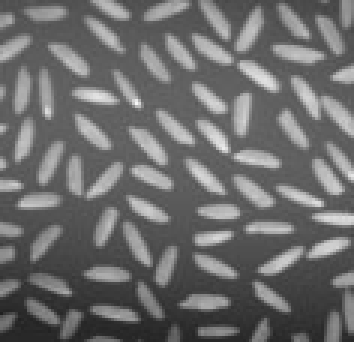
#> input picture 唐麒_21120299_W1/Segmentation_data/Test_Img_1.jpg, 118 x 114 px, found by its file name (shown 3 times larger); its folder holds only this picture in this run
$ python main.py
#> lines starting #> are read from the running program, lines starting #| are printed output that depends on the picture; after the words box and inside, x2 and y2 are one past the last pixel; in counts of white or black regions, pixels touching at a corner belong together
# coding: utf-8
# Author：QiTang
# Date ：25/09/2022

import os
import cv2
import math
import numpy as np
import matplotlib.pyplot as plt


# 判断是否为图片文件
def is_image_file(filename):
    return any(filename.endswith(extension) for extension in [".png", ".jpg", ".jpeg"])


# 加载图片
def load_image(path):
    if is_image_file(path):
        return cv2.imread(path)
    else:
        print("Image file format error.")


# 绘制灰度直方图并去噪
def show_gray_level_histogram(image, bins=256, smooth_win=64):
    n, bins, patches = plt.hist(image.flatten(), bins=bins, density=True)
    plt.title("Gray Level Histogram of Origin Image")
    plt.show()

    bins_center = []
    for index in range(len(bins) - 1):
        bins_center.append((bins[index] + bins[index + 1]) / 2)

    smooth_result = oned_gaussian_filter(n / np.sum(n), smooth_win)

    plt.plot(smooth_result)
    plt.title("Smoothed Hist")
    plt.show()
    return smooth_result, np.array(bins_center)


# 一维高斯滤波
def oned_gaussian_filter(sequence, win_size):
    sigma = 128
    r = range(-int(win_size / 2), int(win_size / 2) + 1)
    gauss = [1 / (sigma * math.sqrt(2 * math.pi)) * math.exp(-float(x) ** 2 / (2 * sigma ** 2)) for x in r]
    return np.convolve(sequence, gauss, 'same')


# 对图像进行二值化处理
def segmentation_by_thresholding(image, thresholding):
    thresholding_image = image.copy()
    thresholding_image[image > thresholding] = 255
    thresholding_image[image <= thresholding] = 0
    return thresholding_image


# 定义高斯模型
def gaussian(x, mu, theta):
    theta = theta + np.array(1e-10)  # 避免 0 做除数
    return (1 / ((2 * np.pi) ** 0.5 * theta)) * np.exp(-(x - mu) ** 2 / (2 * theta ** 2))


# 根据阈值预测混合高斯分布
def mixture_gaussian(thresholding, n, bins_center, smooth_win):
    if thresholding > np.max(bins_center) or thresholding < 0:
        print("Invalid Value of Thresholding:", thresholding)
        return
    bins_of_fo = bins_center[bins_center <= thresholding]
    po = n[bins_center <= thresholding] / np.sum(n[bins_center <= thresholding])
    mu_of_fo = np.sum(bins_of_fo * po)
    theta_of_fo = np.mean((bins_of_fo - mu_of_fo) ** 2 * po)

    bins_of_fg = bins_center[bins_center > thresholding]
    pg = n[bins_center > thresholding] / np.sum(n[bins_center > thresholding])
    mu_of_fg = np.sum(bins_of_fg * pg)
    theta_of_fg = np.mean((bins_of_fg - mu_of_fg) ** 2 * pg)

    po_t = np.sum(n[bins_center <= thresholding])
    pb_t = 1 - po_t

    predicted_model = []
    for bin_center in bins_center:
        predicted_model.append(po_t * gaussian(bin_center, mu_of_fo, theta_of_fo)
                               + pb_t * gaussian(bin_center, mu_of_fg, theta_of_fg))
    return oned_gaussian_filter(predicted_model, smooth_win)


# 计算散度
def calculate_divergence(true_distribution, fit_distribution):
    eps = np.array(1e-10)  # 避免 0 做除数
    fit_distribution = fit_distribution + eps
    return np.mean(true_distribution * np.log(true_distribution / fit_distribution + eps))  # 避免 log(0)


# 循环获得使散度最小的阈值
def get_auto_threshold(n, bins_center, smooth_win):
    divergences = []
    mixture_gaussians = []
    # for potential_thresholding in range(0, math.ceil(np.max(bin_center))):
    for potential_thresholding in range(50, 200):
        predicted_model = mixture_gaussian(potential_thresholding, n, bins_center, smooth_win)
        # if len(predicted_model) == 0:
        #     continue
        mixture_gaussians.append(predicted_model)
        divergences.append(calculate_divergence(n, predicted_model))
    # print(divergences)
    plt.plot(divergences)
    plt.title("Curve of Thresholding-Divergence")
    plt.show()
    plt.bar(bins_center, mixture_gaussians[int(np.argmin(divergences))])
    plt.title("Distribution under Auto-Thresholding")
    plt.show()
    return np.argmin(divergences) + 50


# 绘制原始图像及随机阈值的分割结果
def show_segmentation_result_by_random_thresholding(image):
    ax0 = plt.subplot(2, 2, 1)
    ax0.set_title("origin_image")
    plt.axis("off")
    plt.imshow(image, cmap='gray')

    ax1 = plt.subplot(2, 2, 2)
    ax1.set_title("thresholding=125")
    plt.axis("off")
    plt.imshow(segmentation_by_thresholding(image, 125), cmap='gray')

    ax2 = plt.subplot(2, 2, 3)
    ax2.set_title("thresholding=99")
    plt.axis("off")
    plt.imshow(segmentation_by_thresholding(image, 99), cmap='gray')

    ax3 = plt.subplot(2, 2, 4)
    ax3.set_title("thresholding=156")
    plt.axis("off")
    plt.imshow(segmentation_by_thresholding(image, 156), cmap='gray')

    plt.show()


# 绘制自适应阈值的分割结果
def show_segmentation_result_by_auto_thresholding(image, thresholding):
    image = segmentation_by_thresholding(image, thresholding)
    plt.imshow(image, cmap='gray')
    plt.show()


def main():
    image_dir = "./Segmentation_data/"
    for directory, subdirectory, filenames in os.walk(image_dir):
        for image_name in filenames:
            image = load_image(image_dir + image_name)
#> in load_image, returned value is the input picture: shape (114, 118, 3); min 32, max 247, mean 108.6
            show_segmentation_result_by_random_thresholding(image)
#> in segmentation_by_thresholding, `thresholding_image[image <= thresholding] = 0`:
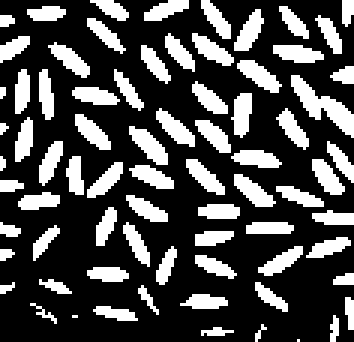
#> thresholding_image: shape (114, 118, 3) (shown 3 times larger); 29.1% white; 75 white regions (10 under 20 px), largest, box (x1, y1, x2, y2) and area: (97, 25, 118, 46) 159, (43, 42, 56, 55) 84, (79, 20, 94, 31) 81
#> in segmentation_by_thresholding (call 2), `thresholding_image[image <= thresholding] = 0`: thresholding_image: shape (114, 118, 3); 42.6% white; 106 white regions (53 under 20 px), largest, box (x1, y1, x2, y2) and area: (23, 22, 95, 64) 1125, (63, 2, 118, 47) 516, (0, 21, 19, 41) 214
#> call 3 of segmentation_by_thresholding, with thresholding = 156
#> in segmentation_by_thresholding (call 3), `thresholding_image[image > thresholding] = 255`:
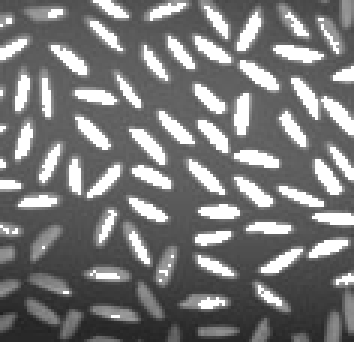
#> thresholding_image: shape (114, 118, 3) (shown 3 times larger); 17.39% of pixels changed, all inside (x1, y1, x2, y2) = (0, 0, 118, 106)
#> in segmentation_by_thresholding (call 3), `thresholding_image[image <= thresholding] = 0`:
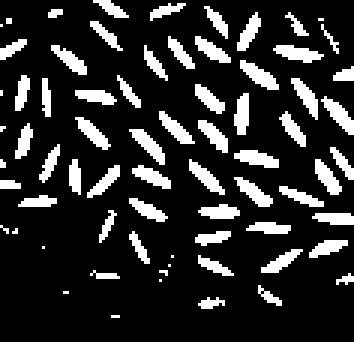
#> thresholding_image: shape (114, 118, 3) (shown 3 times larger); 17.4% white; 71 white regions (20 under 20 px), largest, box (x1, y1, x2, y2) and area: (80, 20, 93, 30) 61, (91, 15, 108, 21) 60, (107, 32, 118, 45) 60
            n, bins = show_gray_level_histogram(image, 256, 96)
#> in show_gray_level_histogram, `n, bins, patches = plt.hist(image.flatten(), bins=bins, density=True)`: n = 256 values, max 0.035 at index 76, min 0 at index 1, mean 0.00465; bins = 257 values from 32 to 247; patches = 256 items
#> in show_gray_level_histogram, `plt.show()`:
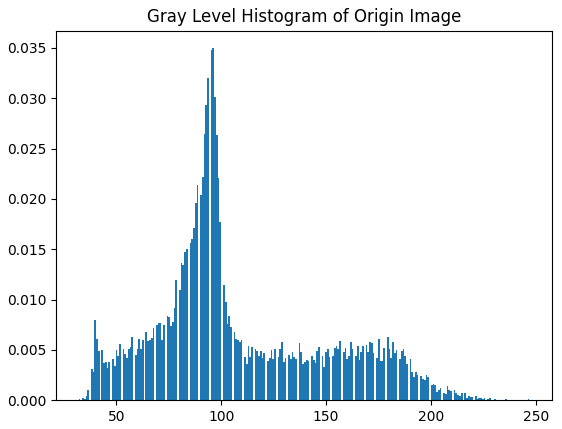
#> figure drawn by matplotlib, 1 panel; tallest bar 0.035 high, from x = 95.83 to 96.67
#> after the loop in show_gray_level_histogram, `for index in range(len(bins) - 1):`: bins_center = 256 values from 32.42 to 246.6
#> in show_gray_level_histogram, `smooth_result = oned_gaussian_filter(n / np.sum(n), smooth_win)`: smooth_result = 256 values, max 0.00211 at index 69, min 2.94e-05 at index 255, mean 0.00112
#> in show_gray_level_histogram, `plt.show()`:
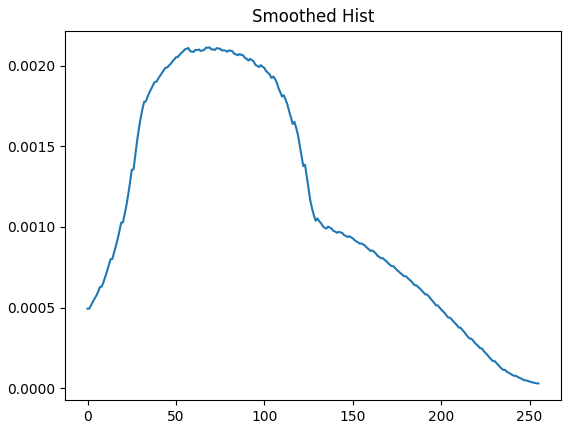
#> figure drawn by matplotlib, 1 panel; curve peaks at x = 69, y = 0.00211
#> n has the same summary as smooth_result in show_gray_level_histogram; bins = 256 values from 32.42 to 246.6
            thresholding = get_auto_threshold(n, bins, 96)
#> the loop in get_auto_threshold, `for potential_thresholding in range(50, 200):` made 150 passes
#> (mu_of_fo in mixture_gaussian, theta_of_fo in mixture_gaussian, mu_of_fg in mixture_gaussian, theta_of_fg in mixture_gaussian, po_t in mixture_gaussian, pb_t in mixture_gaussian) on passes 1 to 2: (42.01, 1.2, 115.1, 7.76, 0.0151, 0.985), (43.09, 1.3, 115.7, 7.74, 0.0173, 0.983)
#> in get_auto_threshold, `plt.show()`:
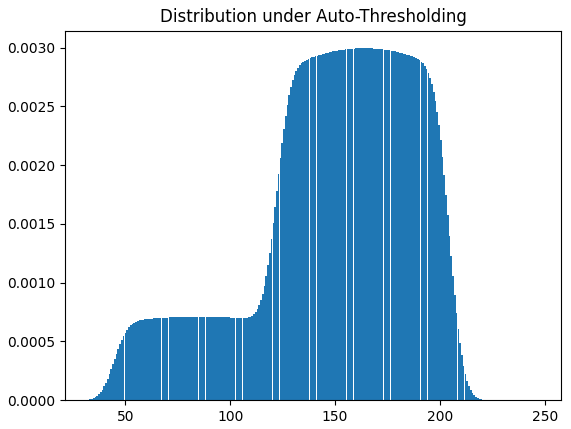
#> figure drawn by matplotlib, 1 panel; tallest bar 0.003 high, from x = 163 to 163.8
            if thresholding != -1:
                show_segmentation_result_by_auto_thresholding(image, thresholding)
#> call 4 of segmentation_by_thresholding, with thresholding = 126
#> in segmentation_by_thresholding (call 4), `thresholding_image[image <= thresholding] = 0`:
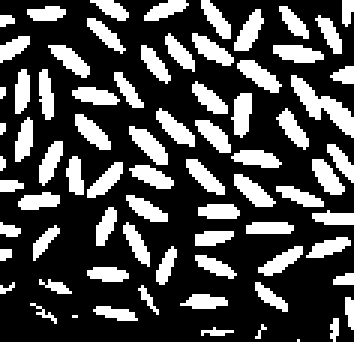
#> thresholding_image: shape (114, 118, 3) (shown 3 times larger); 28.7% white; 75 white regions (12 under 20 px), largest, box (x1, y1, x2, y2) and area: (97, 25, 118, 46) 154, (43, 42, 56, 55) 83, (79, 20, 94, 31) 80
            print(image_name, "Auto-Thresholding:", thresholding)
#| Test_Img_1.jpg Auto-Thresholding: 126


if __name__ == "__main__":
    main()

$ run again, on 唐麒_21120299_W1/Segmentation_data/Test_Img_2.jpg
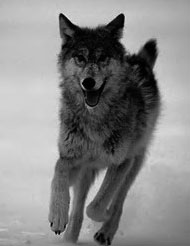
#> input picture 唐麒_21120299_W1/Segmentation_data/Test_Img_2.jpg, 190 x 246 px, found by its file name
#> in load_image, returned value is the input picture: shape (246, 190, 3); min 0, max 227, mean 135.8
#> in show_gray_level_histogram, `n, bins, patches = plt.hist(image.flatten(), bins=bins, density=True)`: n = 256 values, max 0.0274 at index 236, min 0 at index 8, mean 0.00441; bins = 257 values from 0 to 227; patches = 256 items
#> after the loop in show_gray_level_histogram, `for index in range(len(bins) - 1):`: bins_center = 256 values from 0.443 to 226.6
#> smooth_result = 256 values, max 0.00184 at index 193, min 0.000417 at index 0, mean 0.00104
#> in show_gray_level_histogram, `plt.show()`:
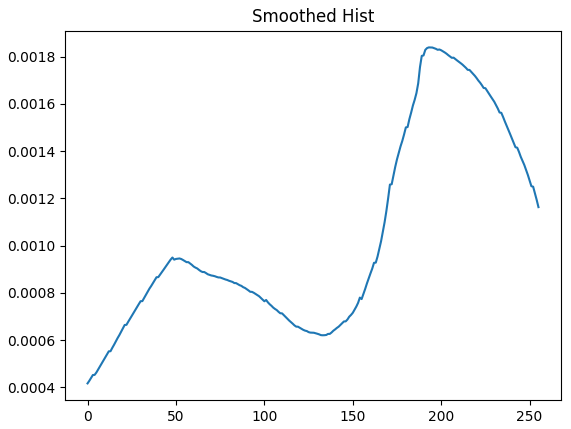
#> figure drawn by matplotlib, 1 panel; curve peaks at x = 193, y = 0.00184
#> in main, `n, bins = show_gray_level_histogram(image, 256, 96)`: n has the same summary as smooth_result in show_gray_level_histogram; bins = 256 values from 0.443 to 226.6
#> the loop in get_auto_threshold, `for potential_thresholding in range(50, 200):` made 150 passes
#> (mu_of_fo in mixture_gaussian, theta_of_fo in mixture_gaussian, mu_of_fg in mixture_gaussian, theta_of_fg in mixture_gaussian, po_t in mixture_gaussian, pb_t in mixture_gaussian) on passes 1 to 2: (28.24, 3.39, 153, 12.61, 0.0403, 0.96), (29.22, 3.49, 153.9, 12.4, 0.0422, 0.958)
#> in segmentation_by_thresholding (call 4), `thresholding_image[image <= thresholding] = 0`:
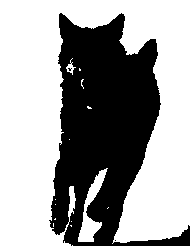
#> thresholding_image: shape (246, 190, 3); 62.1% white; 3 black regions (2 under 20 px), largest, box (x1, y1, x2, y2) and area: (49, 13, 190, 246) 17702
#| Test_Img_2.jpg Auto-Thresholding: 120

$ run again, on 唐麒_21120299_W1/Segmentation_data/Test_Img_3.jpg
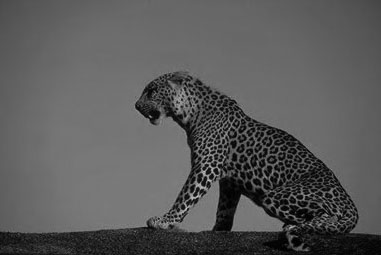
#> input picture 唐麒_21120299_W1/Segmentation_data/Test_Img_3.jpg, 381 x 255 px, found by its file name
#> in load_image, returned value is the input picture: shape (255, 381, 3); min 0, max 205, mean 89.6
#> in segmentation_by_thresholding (call 3), `thresholding_image[image <= thresholding] = 0`:
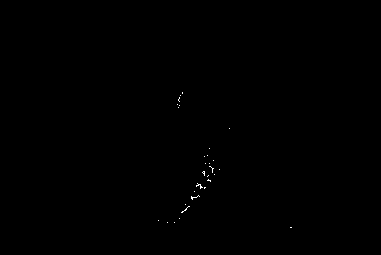
#> thresholding_image: shape (255, 381, 3); 0.1% white in thin lines or dots, all inside (x1, y1, x2, y2) = (158, 92, 292, 228)
#> in show_gray_level_histogram, `n, bins, patches = plt.hist(image.flatten(), bins=bins, density=True)`: n = 256 values, max 0.057 at index 136, min 0 at index 5, mean 0.00488; bins = 257 values from 0 to 205; patches = 256 items
#> after the loop in show_gray_level_histogram, `for index in range(len(bins) - 1):`: bins_center = 256 values from 0.4 to 204.6
#> smooth_result = 256 values, max 0.00249 at index 109, min 1.26e-06 at index 255, mean 0.00112
#> in main, `n, bins = show_gray_level_histogram(image, 256, 96)`: n has the same summary as smooth_result in show_gray_level_histogram; bins = 256 values from 0.4 to 204.6
#> the loop in get_auto_threshold, `for potential_thresholding in range(50, 200):` made 150 passes
#> (mu_of_fo in mixture_gaussian, theta_of_fo in mixture_gaussian, mu_of_fg in mixture_gaussian, theta_of_fg in mixture_gaussian, po_t in mixture_gaussian, pb_t in mixture_gaussian) on passes 1 to 2: (26.81, 3.2, 103.2, 3.51, 0.0384, 0.962), (27.71, 3.3, 103.5, 3.48, 0.04, 0.96)
#> in segmentation_by_thresholding (call 4), `thresholding_image[image <= thresholding] = 0`:
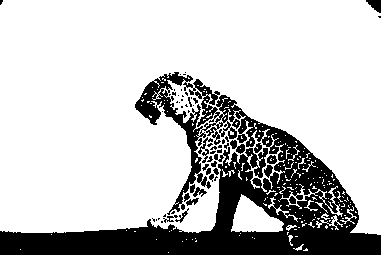
#> thresholding_image: shape (255, 381, 3); 77.5% white; 57 black regions (39 under 20 px), largest, box (x1, y1, x2, y2) and area: (0, 72, 381, 255) 20694, (366, 0, 381, 13) 122, (230, 140, 245, 154) 110
#| Test_Img_3.jpg Auto-Thresholding: 75
